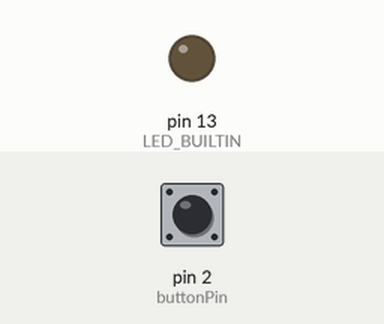
Simulated run of this sketch. Board: Arduino Uno, built with avr-gcc and run on an emulated ATmega328P. On the bench: output pins drawn as LEDs (lit = HIGH). Dashed ring = blinking. The inputs (shaded band) are chosen by the test bench; at power-on: pin 2 (buttonPin) LOW.

Above: at 1.2 s.
1.3 s: pin 2 (buttonPin) pulled HIGH for 1 s
At 1.45 s:
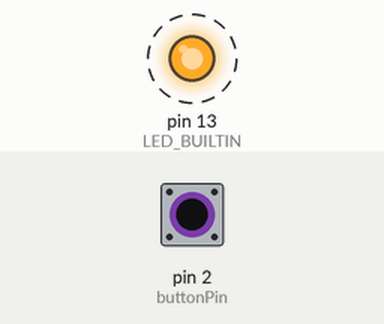
4.3 s: pin 2 (buttonPin) pulled HIGH for 3.2 s
At 7.8 s:
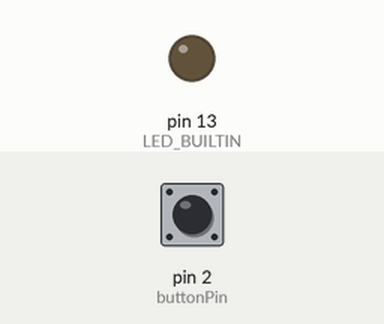
Timing chart, 0 to 9.3 s (numbered marks = the images above; inputs shaded):
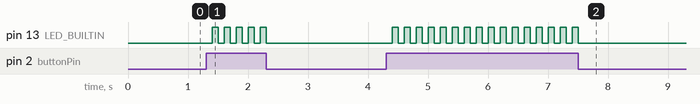

Measured:
- after the input at 1.3 s, pin 13 (LED_BUILTIN): alternates HIGH for 0.10 s and LOW for 0.10 s, 10 changes in all, then stays LOW, starting after 0.10 s
- after the input at 4.3 s, pin 13 (LED_BUILTIN): alternates HIGH for 0.10 s and LOW for 0.10 s, 32 changes in all, then stays LOW, starting after 0.10 s

The sketch:

sketch_jan22a.ino
```cpp
const int buttonPin = 2;
int buttonState = 0;
int ledState = 0;
void setup() {
  // put your setup code here, to run once:
   pinMode(buttonPin, INPUT);
   pinMode(LED_BUILTIN, OUTPUT);
   //pinMode(LED_BUILTIN,INPUT);
   Serial.begin(9600);
}

void loop() {
  int buttonState = digitalRead(buttonPin);
  if(buttonState){
    delay(100);
    if(ledState){
      ledState=0;
      digitalWrite(LED_BUILTIN, LOW);
    }
    else{
      ledState=1;
      digitalWrite(LED_BUILTIN, HIGH);
    }
  }


}
```
